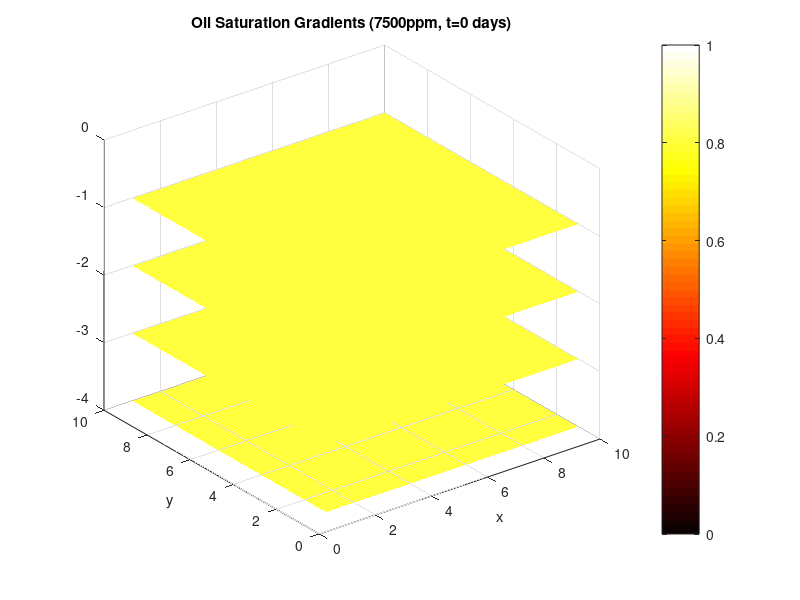
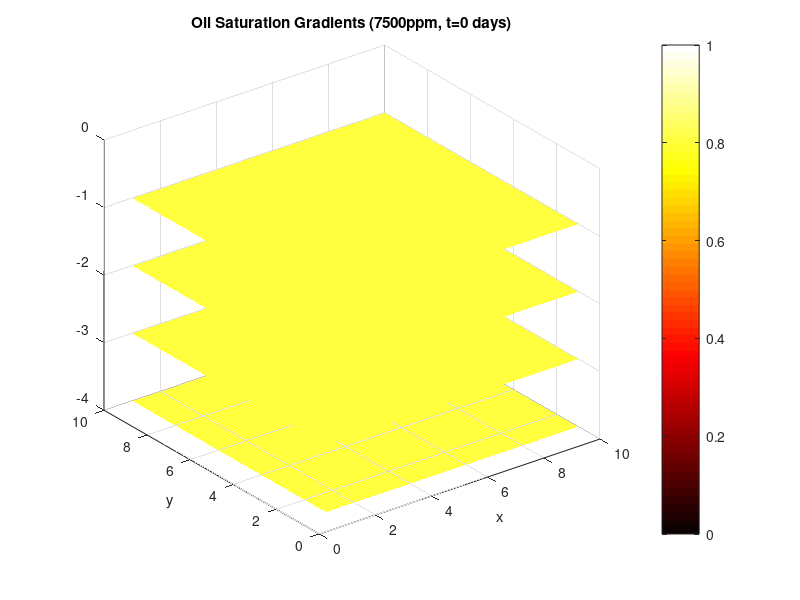
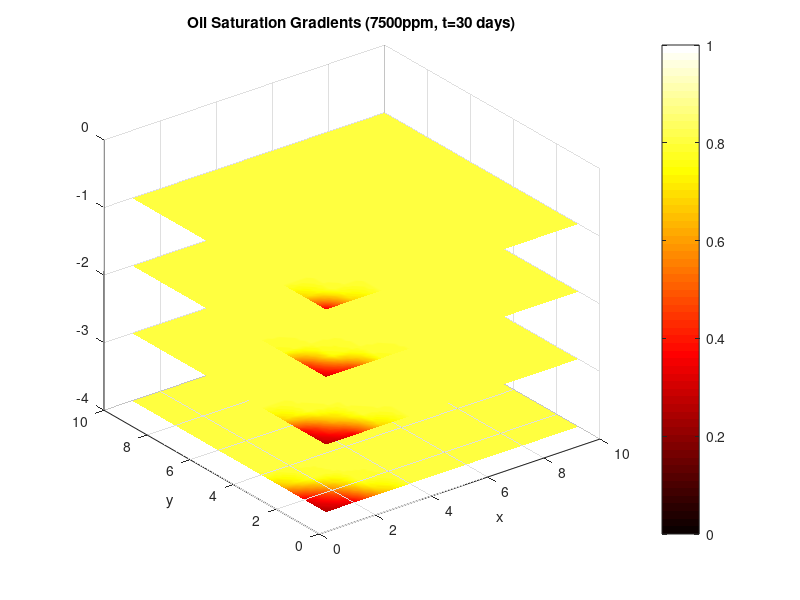
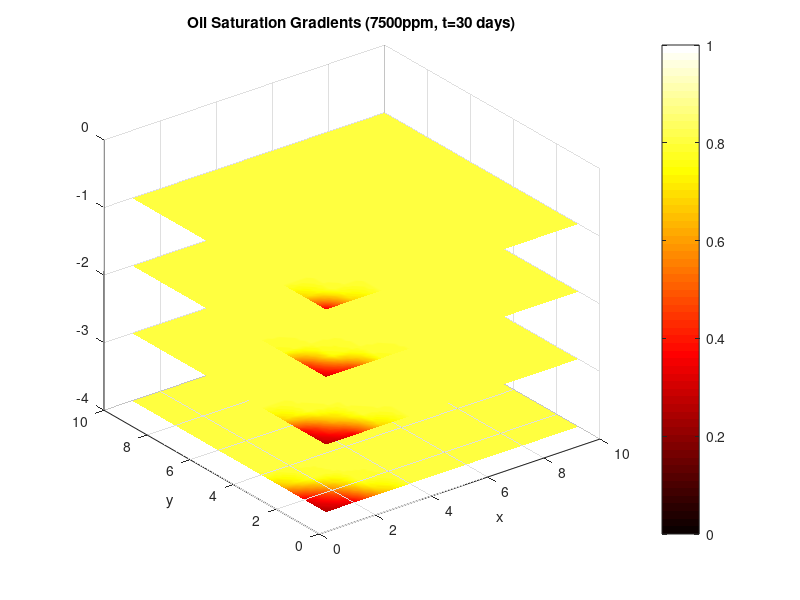

Write MATLAB code to recreate these figures, in order.
% [Plot 3D - Oil Saturation]

clear
% import data
load So_7500.mat; dataset=So_7500;
[row,col]=size(dataset);
X=10; Y=10; LAYER=4; T=5; time=[0 30 270 730 1825];

% get value(x,y,Layer,t)
for i=1:row
    for j=1:col
        % get x,y,Layer,t
        layer=-ceil(i/X);% negative depth
        Layer=-layer; % in Matrix value
        x=i-(Layer-1)*X;
        t=ceil(j/Y);
        y=j-(t-1)*Y;
        % get value
        value(x,y,Layer,t)=dataset(i,j);
    end
end

% plots
xplot=1:X; yplot=1:Y;
for t=1:T
    h=figure('visible','off');
    [xi,yi] = meshgrid(1:0.1:X,1:0.1:Y);
    for Layer=1:LAYER
        zi=ones(size(xi))*(-Layer);
        v = value(xplot,yplot,Layer,t);
        % interpolation
        vi = interp2(v,xi,yi,'linear');
        surf(xi,yi,zi,vi);
        hold on;
    end
    str1='Oil Saturation Gradients (7500ppm, t='; str2=num2str(time(t)); str3=' days)';
    name=strcat(str1,str2,str3);
    title(name);
    xlabel('x'); ylabel('y');
    zlim([-Layer,0]);
    caxis([0,1]);
    colormap(hot);
    colorbar;
    shading interp;
    saveas(h,name,'bmp');
    saveas(h,name,'jpg');
    hold off;
end